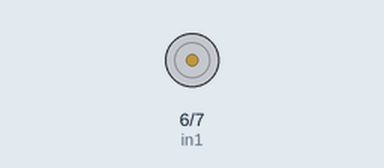
Recording of a sketch running on a simulated Arduino Uno, built with avr-gcc and run on an emulated ATmega328P. Parts: motor-driver pin pairs drawn as motors (green arrow = first pin HIGH = forward, orange = second pin HIGH = backward, longer = more drive, scaled by the enable pin).

Above: at 1.0 s.
At 3.0 s:
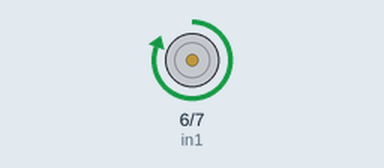
At 5.0 s:
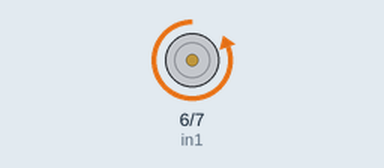
At 18.77 s:
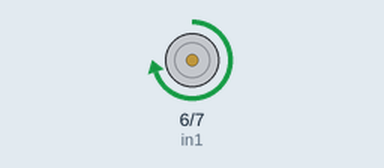
Timing chart, 0 to 19.3 s (numbered marks = the images above):
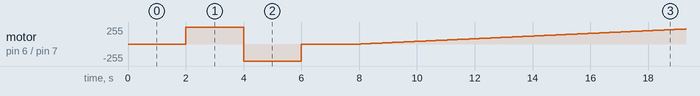

The sketch:

motorDc-unidirec.ino
```cpp
// Conexiones del driver L293D para un motor DC
int enA = 3;
int in1 = 6;
int in2 = 7;

void setup() {
  // Colocando los pines en modo salida
  pinMode(enA, OUTPUT);
  pinMode(in1, OUTPUT);
  pinMode(in2, OUTPUT);
}

void loop() {
  // Iniciamos con el motor detenido
  digitalWrite(in1, LOW);
  digitalWrite(in2, LOW);
  delay(2000);

  // Máxima velocidad del motor
  analogWrite(enA, 255);

  // Encendemos el motor
  digitalWrite(in1, HIGH);
  digitalWrite(in2, LOW);
  delay(2000);

  // Invertimos el sentido del giro del motor
  digitalWrite(in1, LOW);
  digitalWrite(in2, HIGH);
  delay(2000);

  // Apagamos el motor
  digitalWrite(in1, LOW);
  digitalWrite(in2, LOW);
  delay(2000);

  // Turn on motors
  digitalWrite(in1, HIGH);
  digitalWrite(in2, LOW);

  // Aumenta la velocidad de cero a máximo
  for (int i = 0; i < 256; i=i+1) {
    analogWrite(enA, i);
    delay(50);
  }

  // Disminuye la velocidad de máximo a cero
  for (int i = 255; i >= 0; i=i-1) {
    analogWrite(enA, i);
    delay(50);
  }

}
```
